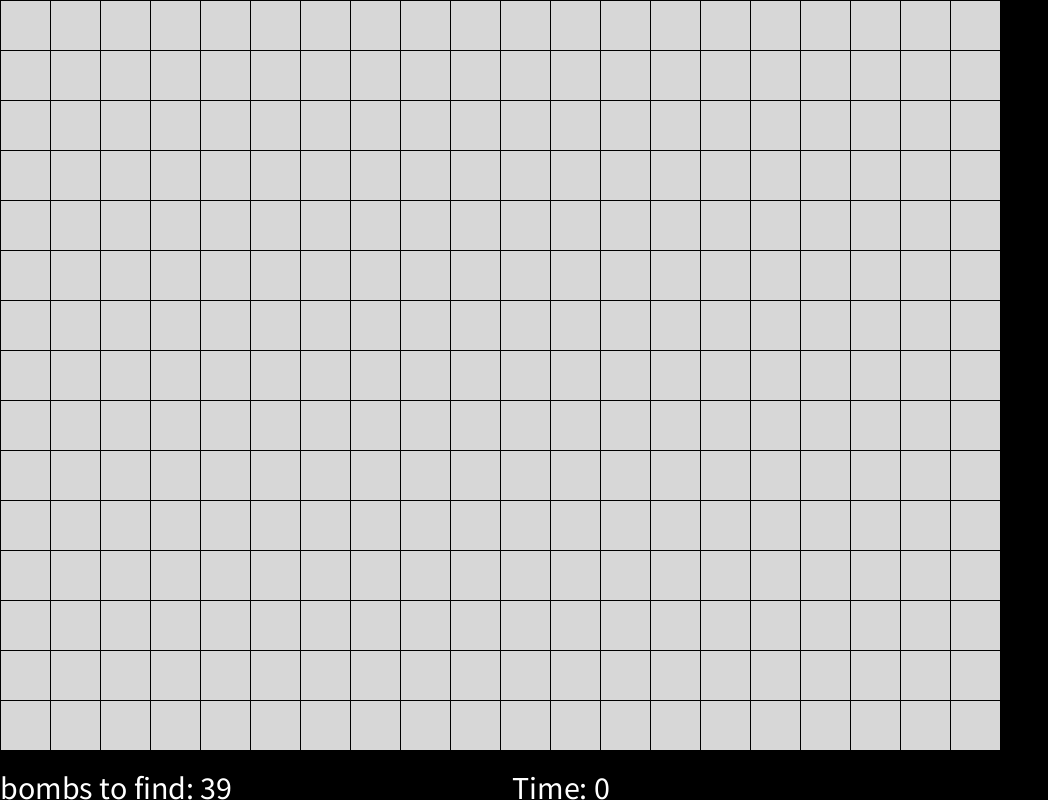
Frame 1 (no input)
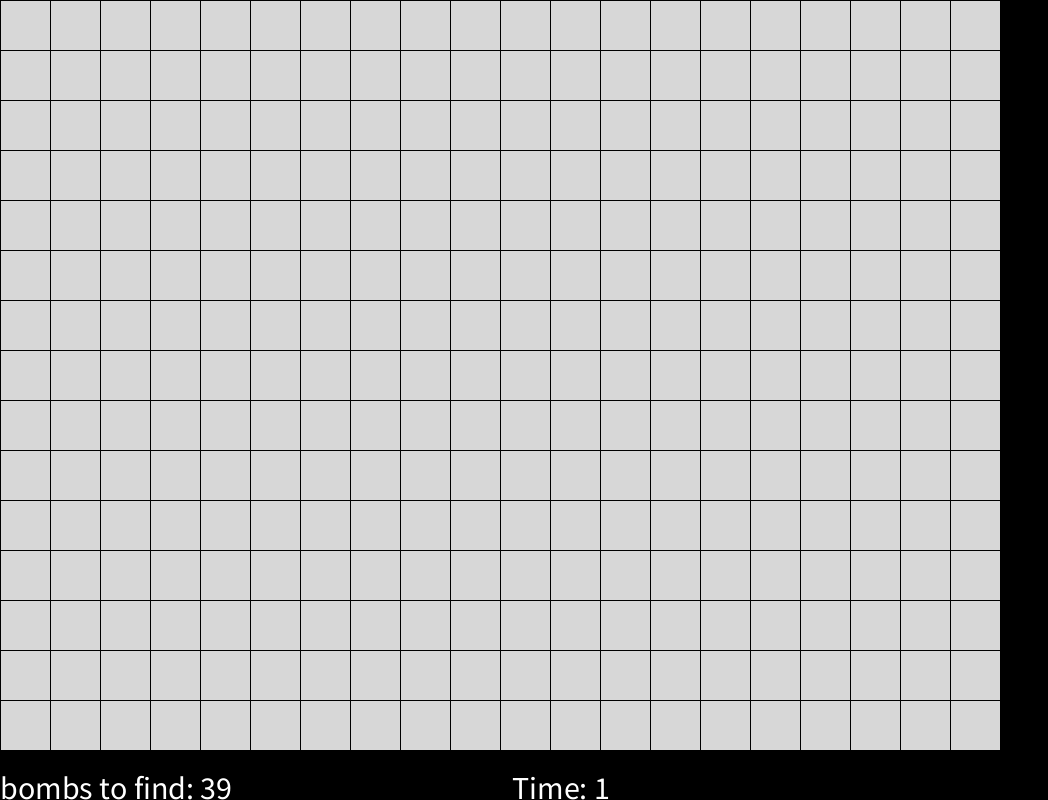
Frame 60 (the mouse pressed at the canvas centre just before this capture)
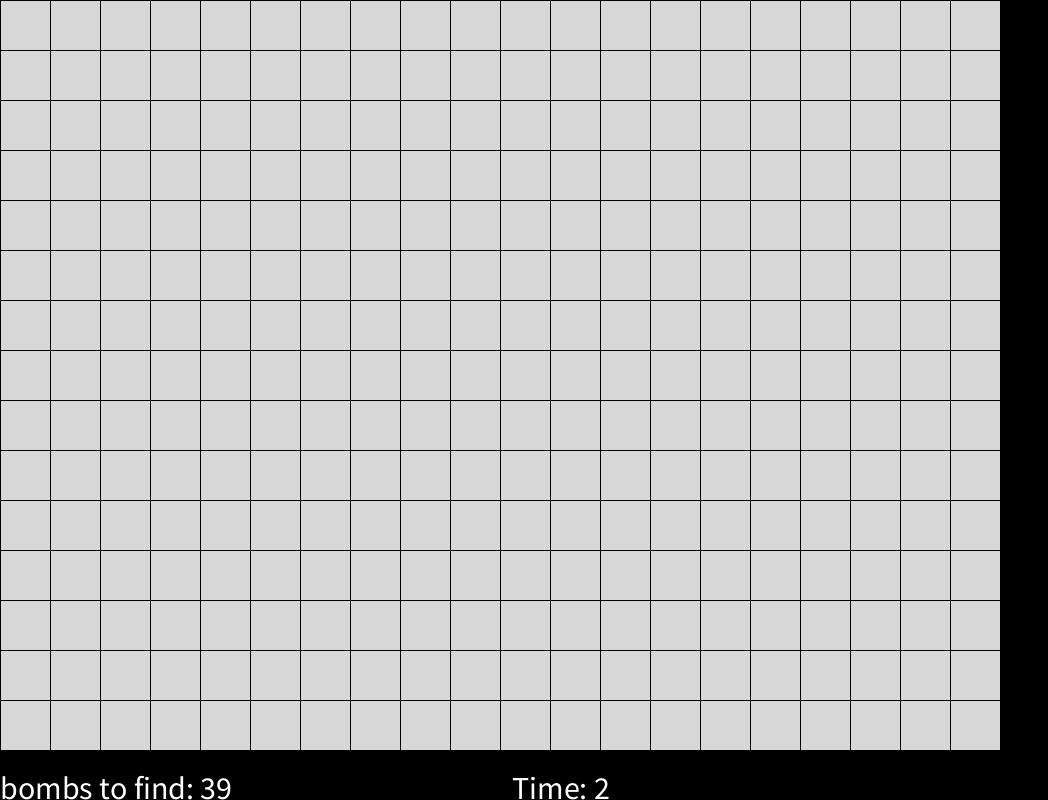
Frame 120 (the mouse held since frame 60 and released just before this capture)

The Processing sketch that drew these frames (run headless with seeded random() and noise(); from frame 60 on, the mouse is pressed at the canvas centre):

// Processing sketch: processing_105649
// ── processing_105649.pde


Box[][] boxes = new Box[20][15];

int bombs = 0;
int flags = 0;
int time = 0;
int timeCounter = 0;

boolean isLost = false;
boolean isWon = false;
void setup()
{
  size(1048, 800);
  for (int y =0; y < 15; y++)
  {
    for (int x = 0; x < 20; x++)
    {

      Box b = new Box(new PVector(x *50, y *50), x, y, false);
      boxes[x][y] = b;
      float i = 0;
      i = random(0, 9);
      if (i < 1 ) 
      {
        bombs++;
        b.hasBomb = true;
      }
    }
  }



  checkSurrounding();
}


void draw()
{
  background(0);

  if (isLost)
  {
    lostState();
  }
  else if (!isLost && !isWon)
  {
    timeCounter++;
    if (timeCounter >= 60) 
    {
      time++;
      timeCounter = 0;
    }


    for (int y =0; y < 15; y++)
    {
      for (int x = 0; x < 20; x++)
      {
        boxes[x][y].update();
        if (mouseX > boxes[x][y].position.x && mouseX < boxes[x][y].position.x + 50 && 
          mouseY > boxes[x][y].position.y && mouseY < boxes[x][y].position.y + 50) boxes[x][y].highlighted = true;
        else boxes[x][y].highlighted = false;

        if (boxes[x][y].touched == 0 && boxes[x][y].hidden == false)
        {
          revealSurrounding(x, y);
        }
      }
    }
    fill(255);
    text("bombs to find: "  + (bombs - flags), 0, 799);
    text("Time: " + time, 512, 799);
  }

  if (bombs - flags == 0) checkForWin();
}

void checkForWin()
{
  int i = 0;
  for (int y =0; y < 15; y++)
  {
    for (int x = 0; x < 20; x++)
    {
      if (boxes[x][y].hasBomb && boxes[x][y].hasFlag) i++;
      
    }
  }
  if (i == bombs) isWon = true;
}
void lostState()
{
  for (int y =0; y < 15; y++)
  {
    for (int x = 0; x < 20; x++)
    {
      boxes[x][y].hidden = false;
      boxes[x][y].update();
    }
  }
  text("You Lose", 0, 800);
  text("Time: " + time, 512, 799);
}

void winState()
{
  for (int y =0; y < 15; y++)
  {
    for (int x = 0; x < 20; x++)
    {
      boxes[x][y].hidden = false;
      boxes[x][y].update();
    }
  }
  text("You Win!!", 0, 800);
  text("Time: " + time, 512, 799);
}


void checkSurrounding()
{
  for (int y =0; y < 15; y++)
  {
    for (int x = 0; x < 20; x++)
    {
      if ( boxes[x][y].hasBomb)
      {
        if (x != 0)
        {
          if (y != 14) boxes[x - 1][y + 1].touched += 1;
          if (y != 0) boxes[x - 1][y - 1].touched += 1;
          boxes[x - 1][y].touched += 1;
        }
        if (x != 19)
        {
          boxes[x + 1][y].touched += 1;
          if (y != 14) boxes[x + 1][y + 1].touched += 1;
          if (y != 0) boxes[x + 1][y - 1].touched += 1;
        }
        if (y != 0) boxes[x][y - 1].touched += 1;
        if (y != 14) boxes[x][y + 1].touched += 1;
      }
      //end if hasBomb
    }
    //end X loop
  }
  //end Y loop
}

void revealSurrounding(int x, int y)
{
  if (x != 0)
  {
    if (y != 14) boxes[x - 1][y + 1].hidden = false;
    if (y != 0) boxes[x - 1][y - 1].hidden = false;
    boxes[x - 1][y].hidden = false;
  }
  if (x != 19)
  {
    boxes[x + 1][y].hidden = false;
    if (y != 14) boxes[x + 1][y + 1].hidden = false;
    if (y != 0) boxes[x + 1][y - 1].hidden = false;
  }
  if (y != 0) boxes[x][y - 1].hidden = false;
  if (y != 14) boxes[x][y + 1].hidden = false;
}

void mousePressed()
{
  if (!isLost && !isWon)
  {
    for (int y =0; y < 15; y++)
    {
      for (int x = 0; x < 20; x++)
      {
        if (boxes[x][y].highlighted)
        {
          if (mouseButton == LEFT)
          {
            if ( boxes[x][y].hasBomb) isLost = true;
            if (boxes[x][y].touched == 0) revealSurrounding(x, y);

            boxes[x][y].hidden = false;
          }
          if (mouseButton == RIGHT)
          {
            boxes[x][y].hasFlag = !boxes[x][y].hasFlag;
            flags++;
          }
        }
      }
    }
  }
}

class Box
{
  PVector position;
  int X = 0;
  int Y = 0;
  boolean hidden = true;
  boolean hasBomb = false;
  boolean hasFlag = false;
  boolean highlighted = false;
  int touched = 0;

  Box(PVector position, int X, int Y, boolean hasBomb)
  {
    this.position = position;
    this.X = X;
    this.Y = Y;
    this.hasBomb = hasBomb;
  }


  void update()
  {
    colorMode(HSB);
    if (hidden) fill(0, 0, 150);
    if (highlighted) fill(0, 0, 255);
    else fill(0, 0, 215);
    rect(position.x, position.y, 50, 50);
    if (hasBomb && !hidden)
    {
      fill(0);
      ellipse(position.x + 25, position.y + 25, 25, 25);
    }
    stroke(0);
    fill(0);
    textSize(32);
    //text(X + "," + Y, position.x, position.y + 50);
    if (!hidden && !hasBomb)
    {
      fill(30*touched, 255, 255);
      stroke(0);
      text(touched, position.x + 20, position.y +40);
    }
    if (hasFlag)
    {
      fill(0,255,255);
      rect(position.x + 10, position.y + 10, 40, 40);
       
    }


    if (touched > 0 && !hasBomb)
    {
    }
  }
}
